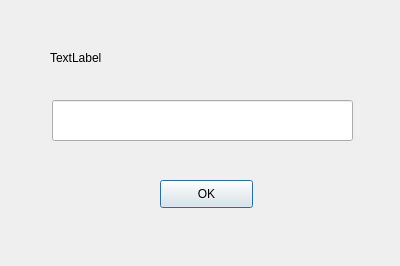
<?xml version="1.0" encoding="UTF-8"?>
<ui version="4.0">
 <class>Dialog</class>
 <widget class="QDialog" name="Dialog">
  <property name="geometry">
   <rect>
    <x>0</x>
    <y>0</y>
    <width>400</width>
    <height>266</height>
   </rect>
  </property>
  <property name="windowTitle">
   <string>Dialog</string>
  </property>
  <widget class="QLineEdit" name="Input">
   <property name="geometry">
    <rect>
     <x>52</x>
     <y>100</y>
     <width>301</width>
     <height>41</height>
    </rect>
   </property>
  </widget>
  <widget class="QLabel" name="label">
   <property name="geometry">
    <rect>
     <x>50</x>
     <y>50</y>
     <width>72</width>
     <height>15</height>
    </rect>
   </property>
   <property name="text">
    <string>TextLabel</string>
   </property>
  </widget>
  <widget class="QPushButton" name="okbutton">
   <property name="geometry">
    <rect>
     <x>160</x>
     <y>180</y>
     <width>93</width>
     <height>28</height>
    </rect>
   </property>
   <property name="text">
    <string>OK</string>
   </property>
  </widget>
 </widget>
 <resources/>
 <connections/>
</ui>
